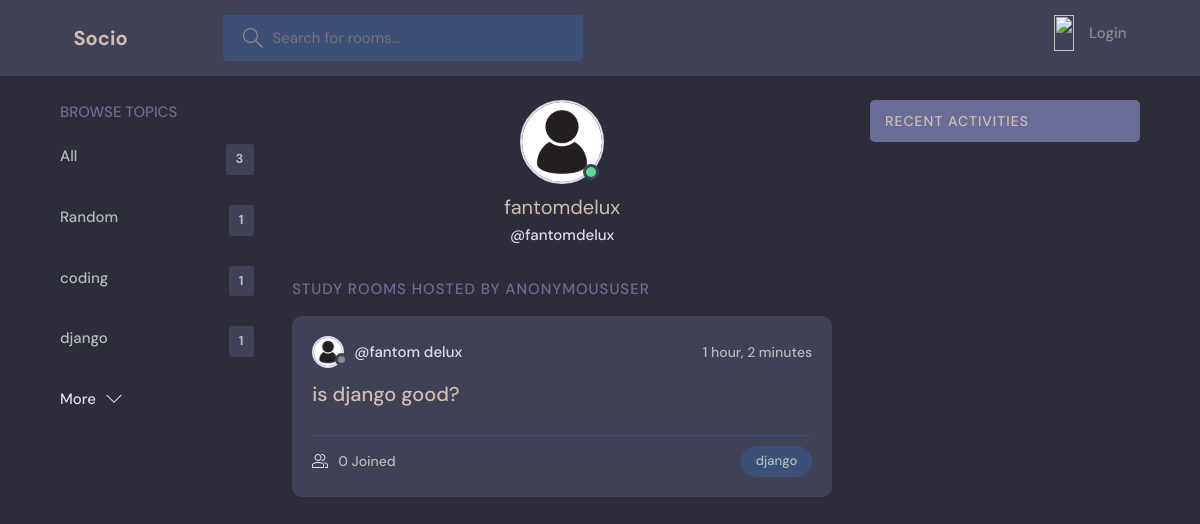
The page /profile/3 on the database its author committed.
### base/models.py (models this page shows, shortened)
class Topic (models.Model):
    name = models.CharField(max_length=200)
    def __str__(self):
        return self.name

class User(AbstractUser):
    name=models.CharField(max_length=200,null=True)
    email=models.EmailField(unique=True, null=True)
    bio=models.TextField(null=True)
    avatar= models.ImageField(null=True,default="pro.jpg")
    USERNAME_FIELD = 'email'
    REQUIRED_FIELDS=[]

class Room (models.Model):
    host = models.ForeignKey(User,  on_delete=models.SET_NULL, null=True)
    topic = models.ForeignKey(Topic, on_delete=models.SET_NULL, null=True)
    name=models.CharField(max_length=200)
    description=models.TextField(null=True, blank=True)
    participants = models.ManyToManyField(User,related_name='participants')
    update = models.DateTimeField(auto_now=True)
    created=models.DateTimeField(auto_now_add=True)
    class Meta:
        ordering= ['-update', '-created']

### base/views.py (the view)
# urls.py: path('profile/<str:pk>',views.userProfile,name='user-profile'),
def userProfile(request,pk):
    user=User.objects.get(id=pk)
    rooms=user.room_set.all()
    room_messages = user.message_set.all()
    topics=Topic.objects.all()
    context={'user':user,'rooms':rooms,'room_messages':room_messages,'topics':topics}
    return render(request,'base/profile.html',context)

### base/templates/base/profile.html (shortened to what this page needs)
{% extends 'main.html' %} {% block content %}
{% load static %}
  <main class="profile-page layout layout--3">
    <div class="container">
      <div class="topics">
        {% include 'base/topics_comp.html' %}
      </div>
      <div class="roomList">
        <div class="profile">
          <div class="profile__avatar">
            <div class="avatar avatar--large active">
              <img src="{% static 'images/pro.jpg' %}" />
            </div>
          </div>
          <div class="profile__info">
            <h3>{{user.username}}</h3>
            <p>@{{user.username}}</p>
          </div>
        </div>
        <div class="roomList__header">
          <div>
            <h2>Study Rooms Hosted by {{request.user }}</a>
            </h2>
          </div>
        </div>
        {% include 'base/feed_comp.html' %}
      </div>
      {% include 'base/activity_comp.html' %}
    </div>
  </main>
  {% endblock %}

### base/templates/base/topics_comp.html
    <div class="topics">
      <div class="topics__header">
        <h2>Browse Topics</h2>
      </div>
      <ul class="topics__list">
        <li>
          <a href="{% url 'HOME' %}">All <span>{{topics.count}}</span></a>
        </li>
        {% for topic in topics %}
        <li>
          <a href="{% url 'HOME' %}?q={{topic.name}}">{{topic.name}} <span>{{topic.room_set.all.count}}</span> </a>
        </li>
        {% endfor %}
      </ul>
      <a class="btn btn--link" href="{% url 'topics' %}">
        More
        <svg
          version="1.1"
          xmlns="http://www.w3.org/2000/svg"
          width="32"
          height="32"
          viewBox="0 0 32 32"
        >
          <title>chevron-down</title>
          <path d="M16 21l-13-13h-3l16 16 16-16h-3l-13 13z"></path>
        </svg>
      </a>
    </div>

### base/templates/base/feed_comp.html (shortened to what this page needs)
{% load static%} {% for room in rooms %}
<div class="roomListRoom">
  <div class="roomListRoom__header">
    <a
      href="{% url 'user-profile' room.host.id %}"
      class="roomListRoom__author"
    >
      <div class="avatar avatar--small">
        <img src="{% static 'images/pro.jpg' %}" />
      </div>
      <span>@{{room.host.name}}</span>
    </a>
    <div class="roomListRoom__actions">
      <span>{{room.created|timesince}}</span>
    </div>
  </div>
  <div class="roomListRoom__content">
    <a href="{% url 'room' room.id %}">{{room.name}}</a>
  </div>
  <div class="roomListRoom__meta">
    <a href="room.html" class="roomListRoom__joined">
      {{room.participants.count}} Joined
    </a>
    <p class="roomListRoom__topic">{{room.topic}}</p>
  </div>
</div>
{% endfor %}

### rows shown on the page
Topic: name "Random", room_set.all.count "1"
Topic: name "coding", room_set.all.count "1"
Topic: name "django", room_set.all.count "1"
User: username "fantomdelux"
Room: host.name "fantom delux", created "1 hour, 2 minutes", name "is django good?", participants.count "0", topic "django"

### other values the page prints
{{ topics.count }} "3"
{{ request.user }} "ANONYMOUSUSER"
